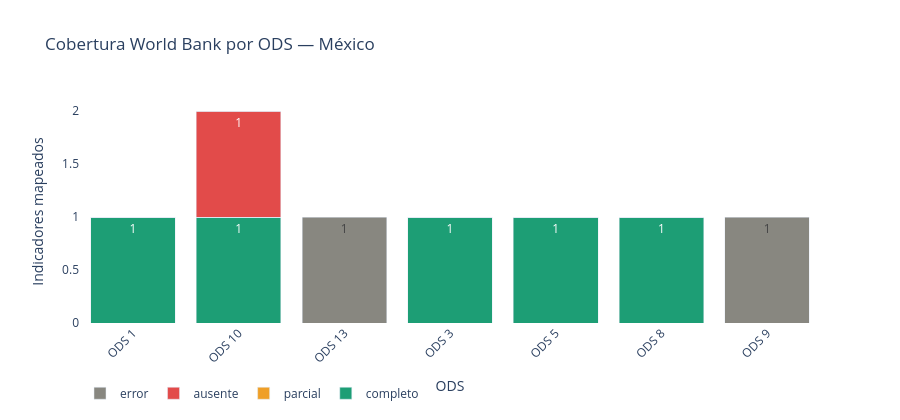

Notebook cell for this chart:
### Code cell
#TODO
# %% ── Cobertura WB: barras apiladas + comparativa ONU vs WB ──────────────────
import plotly.graph_objects as go
from plotly.subplots import make_subplots
import pandas as pd

STATUS_VAL   = {"completo": 2, "parcial": 1, "ausente": 0, "error": -1}
STATUS_COLOR = {"completo": "#1D9E75", "parcial": "#EF9F27", "ausente": "#E24B4A", "error": "#888780"}

df_wb  = pd.DataFrame(resultados_wb)
df_onu = pd.DataFrame(resultados)

# ── Gráfica 1: barras apiladas por ODS ───────────────────────────────────────
df_wb["goal"] = df_wb["indicator"].str.split(".").str[0]
df_wb = df_wb[pd.to_numeric(df_wb["goal"], errors="coerce").between(1, 17)]

conteo = (df_wb.groupby(["goal", "status"])
               .size()
               .reset_index(name="n")
               .pivot(index="goal", columns="status", values="n")
               .fillna(0)
               .reindex(columns=["completo", "parcial", "ausente", "error"], fill_value=0))
conteo.index = [f"ODS {g}" for g in conteo.index]

fig1 = go.Figure()
for status in ["completo", "parcial", "ausente", "error"]:
    if status not in conteo.columns:
        continue
    fig1.add_trace(go.Bar(
        name=status,
        x=conteo.index,
        y=conteo[status],
        marker_color=STATUS_COLOR[status],
        text=conteo[status].astype(int).where(conteo[status] > 0, ""),
        textposition="inside",
    ))

fig1.update_layout(
    barmode="stack",
    title="Cobertura World Bank por ODS — México",
    xaxis=dict(title="ODS", tickangle=-45),
    yaxis=dict(title="Indicadores mapeados"),
    legend=dict(orientation="h", y=-0.25),
    plot_bgcolor="white",
    height=420,
)
fig1.show()

# ── Gráfica 2: comparativa directa ONU vs WB ─────────────────────────────────
comunes = set(df_wb["indicator"]) & set(df_onu["indicator"])

df_comp = pd.DataFrame([
    {
        "indicator": code,
        "status_wb":    df_wb.set_index("indicator").loc[code, "status"],
        "status_onu":   df_onu.set_index("indicator").loc[code, "status"],
        "years_wb":     int(df_wb.set_index("indicator").loc[code, "n_years"]),
        "years_onu":    int(df_onu.set_index("indicator").loc[code, "n_years"]),
    }
    for code in sorted(comunes)
])

fig2 = make_subplots(
    rows=1, cols=2,
    subplot_titles=["Años con datos disponibles", "Estado de cobertura"],
    horizontal_spacing=0.12,
)

# Panel izquierdo — años disponibles por fuente
fig2.add_trace(go.Bar(
    name="ONU",
    x=df_comp["indicator"],
    y=df_comp["years_onu"],
    marker_color="#534AB7",
    offsetgroup=0,
), row=1, col=1)
fig2.add_trace(go.Bar(
    name="World Bank",
    x=df_comp["indicator"],
    y=df_comp["years_wb"],
    marker_color="#1D9E75",
    offsetgroup=1,
), row=1, col=1)

# Panel derecho — status como scatter con forma y color
for fuente, col_status, color, symbol in [
    ("ONU",         "status_onu", "#534AB7", "circle"),
    ("World Bank",  "status_wb",  "#1D9E75", "square"),
]:
    fig2.add_trace(go.Scatter(
        name=fuente,
        x=df_comp["indicator"],
        y=[fuente] * len(df_comp),
        mode="markers",
        marker=dict(
            size=16,
            symbol=symbol,
            color=[STATUS_COLOR[s] for s in df_comp[f"status_{fuente.split()[0].lower()}"]],
            line=dict(width=1, color="white"),
        ),
        text=[
            f"{row['indicator']}<br>"
            f"ONU: {row['status_onu']} ({row['years_onu']} años)<br>"
            f"WB:  {row['status_wb']} ({row['years_wb']} años)"
            for _, row in df_comp.iterrows()
        ],
        hovertemplate="%{text}<extra></extra>",
        showlegend=False,
    ), row=1, col=2)

fig2.update_layout(
    title="Comparativa directa — ONU SDG vs World Bank (indicadores comunes, México)",
    barmode="group",
    plot_bgcolor="white",
    height=420,
    legend=dict(orientation="h", y=-0.2),
)
fig2.update_xaxes(tickangle=-45)
fig2.update_yaxes(title_text="Años con datos", row=1, col=1)
fig2.show()

### Figure 1 — Plotly figure (JSON) as saved in the notebook; plotly's stock layout.template omitted (floating-point values rounded to 4 significant figures)
{"data": [{"marker": {"color": "#1D9E75"}, "name": "completo", "text": [1, 1, "", 1, 1, 1, ""], "textposition": "inside", "type": "bar", "x": ["ODS 1", "ODS 10", "ODS 13", "ODS 3", "ODS 5", "ODS 8", "ODS 9"], "y": [1.0, 1.0, 0.0, 1.0, 1.0, 1.0, 0.0]}, {"marker": {"color": "#EF9F27"}, "name": "parcial", "text": ["", "", "", "", "", "", ""], "textposition": "inside", "type": "bar", "x": ["ODS 1", "ODS 10", "ODS 13", "ODS 3", "ODS 5", "ODS 8", "ODS 9"], "y": [0, 0, 0, 0, 0, 0, 0]}, {"marker": {"color": "#E24B4A"}, "name": "ausente", "text": ["", 1, "", "", "", "", ""], "textposition": "inside", "type": "bar", "x": ["ODS 1", "ODS 10", "ODS 13", "ODS 3", "ODS 5", "ODS 8", "ODS 9"], "y": [0.0, 1.0, 0.0, 0.0, 0.0, 0.0, 0.0]}, {"marker": {"color": "#888780"}, "name": "error", "text": ["", "", 1, "", "", "", 1], "textposition": "inside", "type": "bar", "x": ["ODS 1", "ODS 10", "ODS 13", "ODS 3", "ODS 5", "ODS 8", "ODS 9"], "y": [0.0, 0.0, 1.0, 0.0, 0.0, 0.0, 1.0]}], "layout": {"barmode": "stack", "height": 420, "legend": {"orientation": "h", "y": -0.25}, "plot_bgcolor": "white", "title": {"text": "Cobertura World Bank por ODS — México"}, "xaxis": {"tickangle": -45, "title": {"text": "ODS"}}, "yaxis": {"title": {"text": "Indicadores mapeados"}}}}
